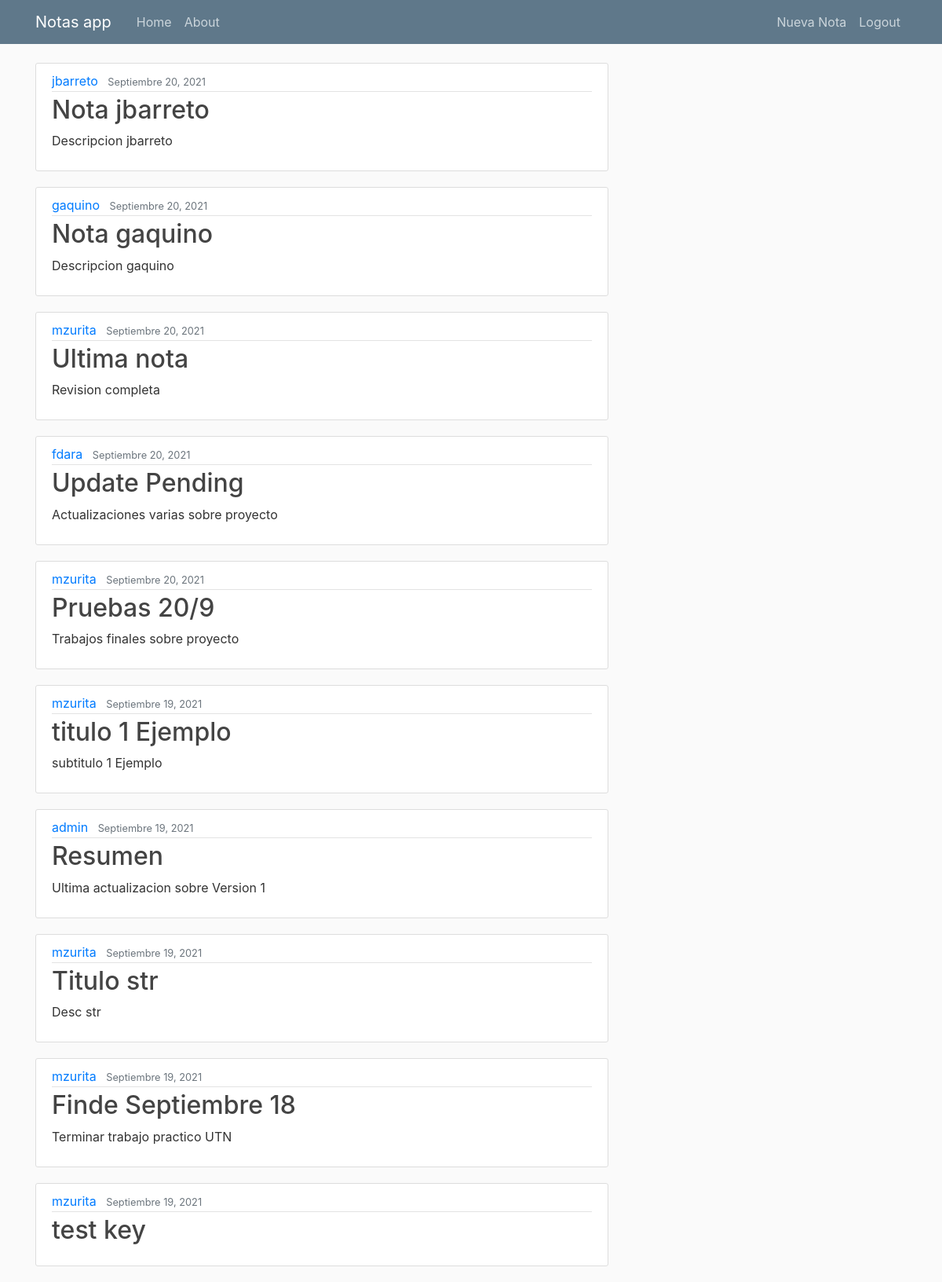
The page / (signed in) on the database as committed earlier.
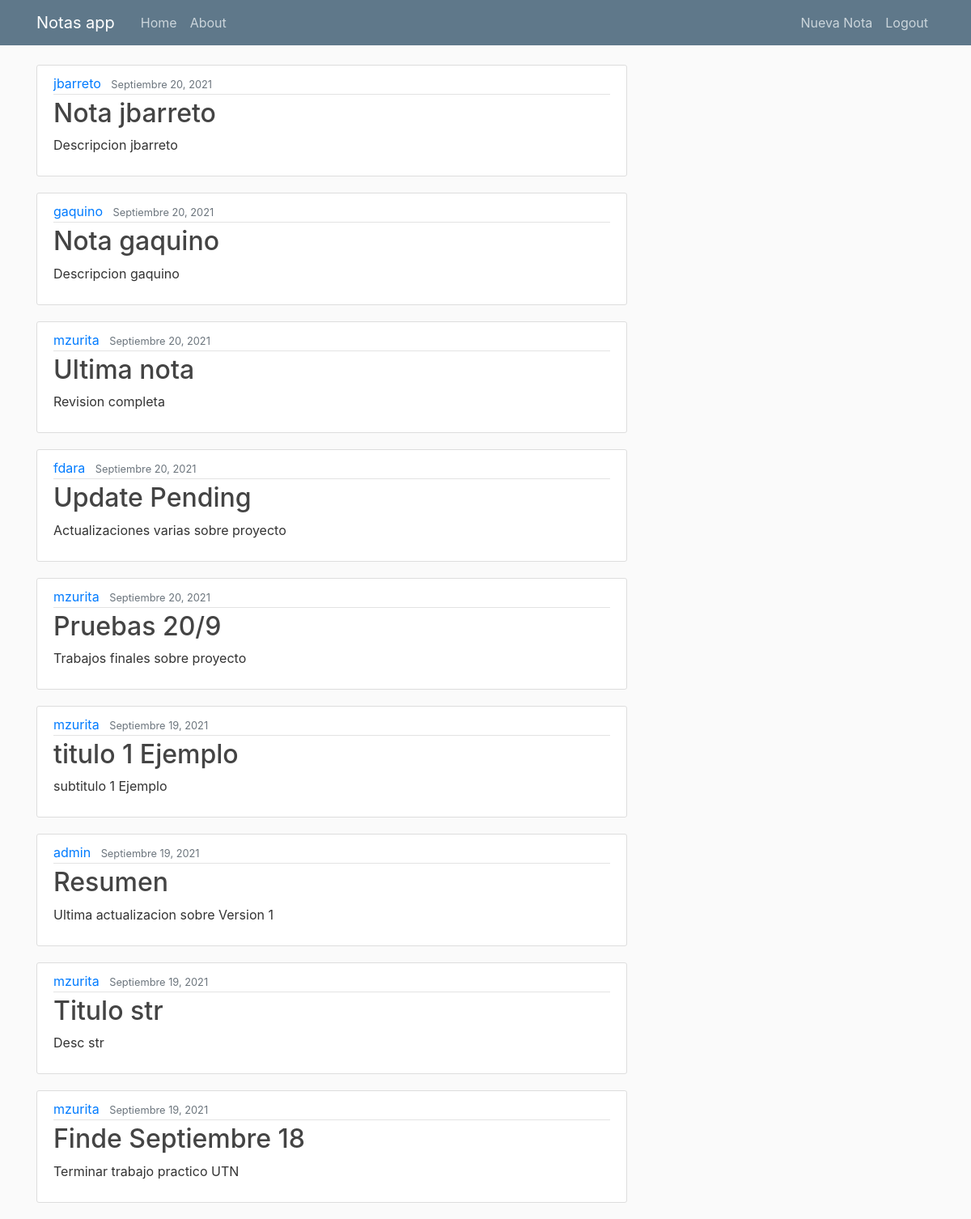
The same page on the database as committed later.
### lab/models.py (models this page shows, shortened)
class Post(models.Model):
    titulo = models.CharField(max_length=100)
    descripcion = models.CharField(max_length=100, default='')
    contenido = models.TextField()
    date_posted = models.DateTimeField(default=timezone.now)
    author = models.ForeignKey(User, on_delete=models.CASCADE)
    class Meta:
        verbose_name = 'nota'
        verbose_name_plural = 'notas'

### lab/views.py (the view)
# urls.py: path('', PostListView.as_view(), name='lab-home'),
class PostListView(ListView):
    model = Post
    template_name = 'lab/home.html'
    context_object_name = 'post'
    ordering = ['-date_posted']

### lab/templates/lab/home.html
{% extends "lab/base.html" %}
{% block content %}
  {% if user.is_authenticated %}
    {% for post in post %}
      <article class="media content-section">
        <div class="media-body">
          <div class="article-metadata">
            <a class="mr-2" href="#">{{ post.author }}</a>
            <small class="text-muted">{{ post.date_posted|date:"F d, Y" }}</small>
          </div>
            <h2><a class="article-title" href="{% url 'post-detail' post.id %}">{{ post.titulo }}</a></h2>
            <p class="article-content">{{ post.descripcion }}</p>
          </div>
      </article>
    {% endfor %}
  {% else %}
    <div class = "login nosotros-contenedor">
      <p class="subtitulo"><b> Se debe establecer sesion para utilizar Notes App</b></p>
    </div>
  {% endif %}
{% endblock content %}

Rows that differ between the two databases and show on the page:
removed Post: author "mzurita", date_posted "Septiembre 19, 2021", titulo "test key"
